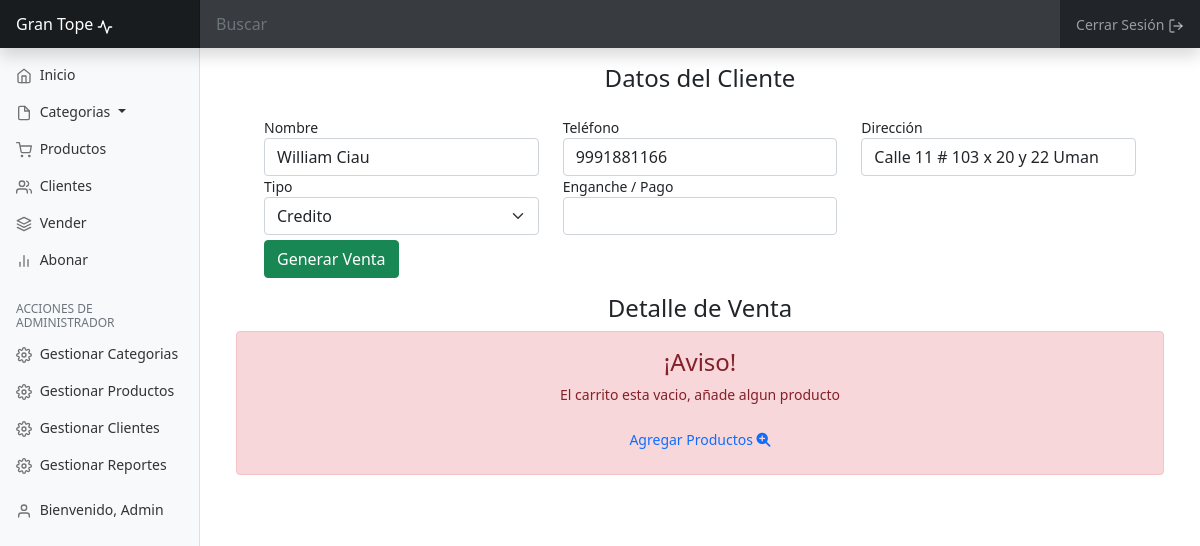
Screenshot of /?controller=venta&action=cliente&id_cliente=3 (signed in) with the database file from the repository.
### tables this page shows
CREATE TABLE `clientes` (
  `id` int(255) NOT NULL,
  `nombre` varchar(100) NOT NULL,
  `estado` varchar(100) NOT NULL,
  `localidad` varchar(100) NOT NULL,
  `direccion` varchar(100) NOT NULL,
  `edad` int(255) NOT NULL,
  `telefono` varchar(100) NOT NULL,
  `fecha` date NOT NULL
);

### config/db.php (called while the page is built)
<?php
class Database{
    public static function connect(){
        $db = new mysqli('localhost', 'root', '', 'punto_venta');
        $db->query("SET NAMES 'utf8'");
        return $db;
    }
}
?>

### models/cliente.php (called while the page is built, shortened)
<?php
class Cliente{
    private $id;
    private $db;
    public function __construct()
    {
        $this->db=DataBase::connect();
    }
    public function getId()
    {
        return $this->id;
    }
    public function setId($id)
    {
        $this->id = $id;
        return $this;
    }
    public function getOne(){
        $cliente = $this->db->query("SELECT * FROM clientes WHERE id = {$this->getId()}");
        return $cliente->fetch_object();
    }
}
?>

### views/ventas/cliente_venta.php (the view, shortened to what this page needs)
<?php if(isset($_SESSION['identify'])):?>
<div class="container-fluid">
                    <div class="row">
                    <h4 class="text-center">Datos del Cliente</h4>
                        <div class="col-lg-12">
                        <div class="card-body">
                                        <div class="row">
                                            <div class="col-lg-4">
                                            <form action="?controller=venta&action=add" method="POST">
                                            <div class="form-group">
                                                    <label>Nombre</label>
                                                    <input type="text"  class="form-control"  required value="<?=isset($cli) && is_object($cli) ? $cli->nombre : ''?>">
                                                </div>
                                            </div>
                                            <div class="col-lg-4">
                                                <div class="form-group">
                                                    <label>Teléfono</label>
                                                    <input type="phone" class="form-control"   name="telefono" required value="<?=isset($cli) && is_object($cli) ? $cli->telefono : ''?>">
                                                </div>
                                            </div>
                                            <div class="col-lg-4">
                                                <div class="form-group">
                                                    <label>Dirección</label>
                                                    <input type="text" class="form-control" name="direccion" required value="<?=isset($cli) && is_object($cli) ? $cli->direccion : ''?>">
                                                </div>
                                            </div>
                                            <div class="col-lg-4">
                                                <div class="form-group">
                                                    <label>Tipo</label>
                                                    <select class="form-select form-select-md" aria-label=".form-select-sm example" name="tipo" id='tipo' required>
                                                    <option value="credito">Credito</option>
                                                    </select>
                                                </div>
                                            </div>
                                            <div class="col-lg-4">
                                                <div class="form-group">
                                                    <label>Enganche / Pago</label>
                                                    <input type="number" class="form-control" name="anticipo" required>
                                                </div>
                                            </div>
                                            <div id="div_registro_cliente" style="margin-top:5px">
                                            <input type="submit" class="btn btn-success" value="Generar Venta">
                                            </div>
                                        </div>
                                </div>
                            </div>
                            <?php endif;?>
                            <h4 class="text-center">Detalle de Venta</h4>
<?php if(!isset($_SESSION['carrito'])):?>
    <div class="alert alert-danger text-center" role="alert">
          <h4 class="alert-heading">¡Aviso!</h4>
          <p>El carrito esta vacio, añade algun producto</p>
          <a class="nav-link" href="?controller=producto&action=index">Agregar Productos <i class="fas fa-search-plus"></i></a>
    </div>
<?php endif;?>
</div>
</div>

### rows the page displays
clientes: nombre "William Ciau", telefono "9991881166", direccion "Calle 11 # 103 x 20 y 22 Uman"

### other values shown
$_SESSION['identify']->nombre "Admin"
